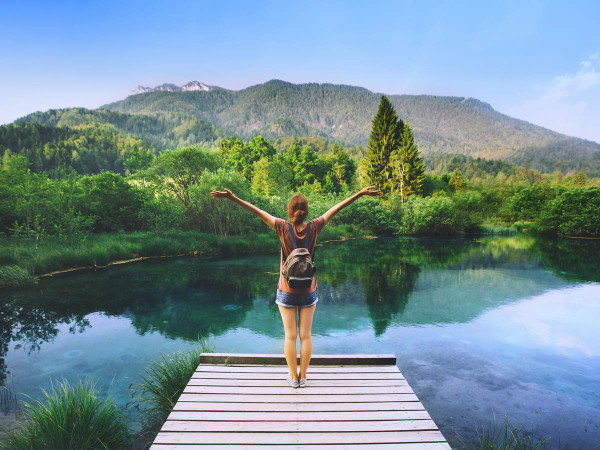
#> input picture nature.jpg, 600 x 450 px
$ python rotation.py
#> lines starting #> are read from the running program, lines starting #| are printed output that depends on the picture
import cv2
import numpy as np

# load the image
image = cv2.imread('nature.jpg')
#> image is the input picture: shape (450, 600, 3); mean B, G, R 147.9, 141.5, 116.6

height, width = image.shape[:2]
#> height = 450; width = 600

# translation matrix
matrix = cv2.getRotationMatrix2D((width/2, height/2), 10, 1)

# apply translation
translated = cv2.warpAffine(image, matrix, (height, width))
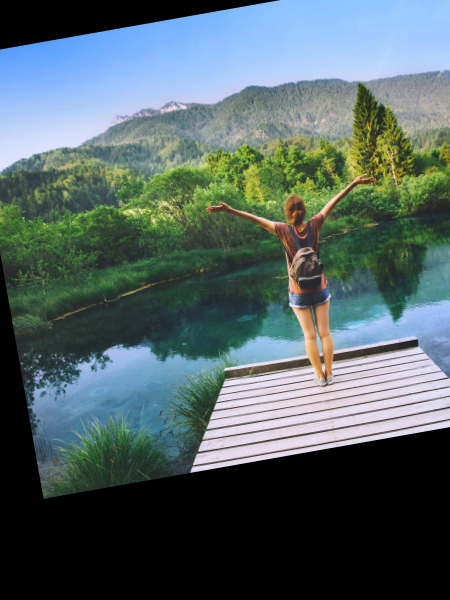
#> translated: shape (600, 450, 3); mean B, G, R 100.8, 99.9, 82.7

# showing the image
cv2.imshow('image', image)
cv2.imshow('translated', translated)
if cv2.waitKey() == ord('q'):
#> (key q is pressed here)
    cv2.destroyAllWindows()
